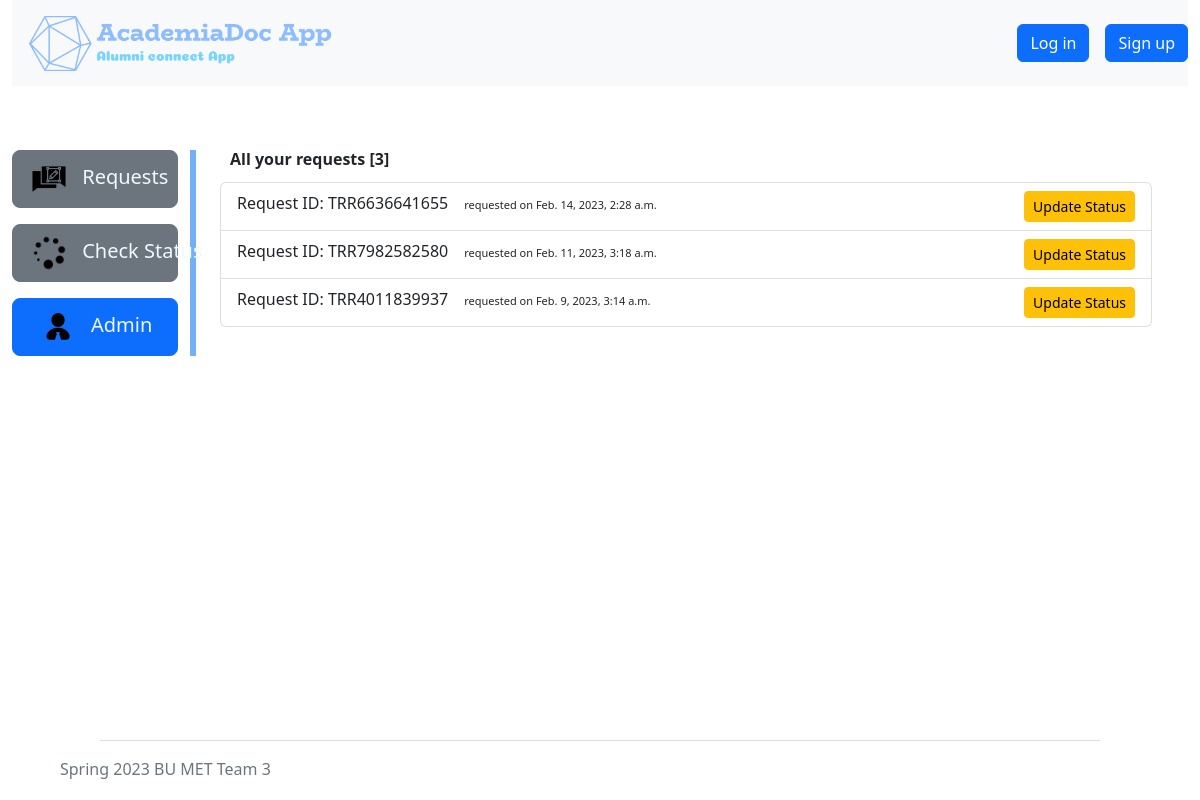
The page /admin-page/ on the database as committed earlier.
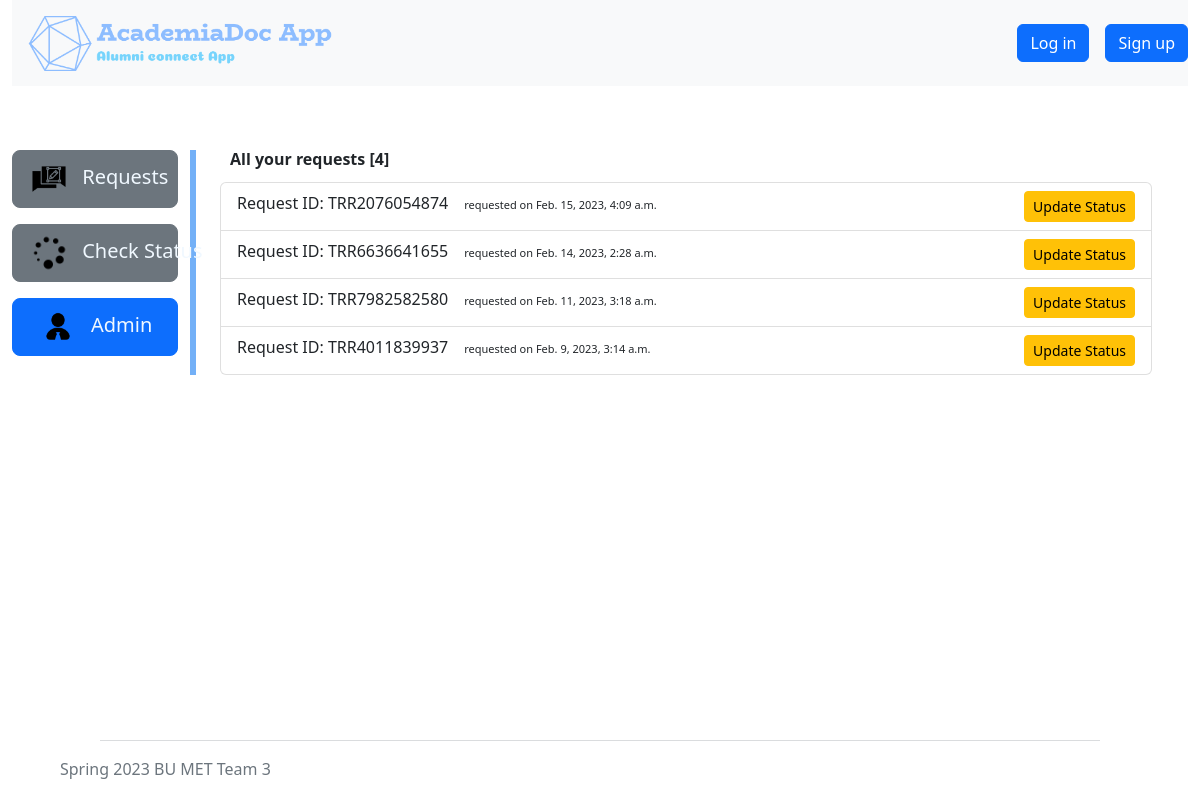
The same page on the database as committed later.
### academiadocapp/models.py (models this page shows, shortened)
class Requests(models.Model):
    def create_new_ref_no():
        not_unique = True
        while not_unique:
            unique_ref = random.randint(1000000000, 9999999999)
            if not Requests.objects.filter(reference=unique_ref):
                not_unique = False
        return str(unique_ref)
    STATUS = [
        ('SU', 'Submitted'),
        ('AP', 'Approved'),
        ('PR', 'Processed'),
        ('CO', 'Completed'),
        ('CL', 'Closed'),
    ]
    PURPOSE = [
        ('PE', 'Personal'),
        ('OF', 'Official'),
    ]
    creator = models.ForeignKey(settings.AUTH_USER_MODEL, on_delete=models.CASCADE)
    reference = models.CharField(max_length=10, blank=True, unique=True, default=create_new_ref_no)
    delivery_email = models.EmailField(max_length=254)
    purpose = models.CharField(max_length=2, choices=PURPOSE, default='OF',)
    agreement = models.BooleanField()
    status = models.CharField(max_length=2, choices=STATUS, default='SU', )
    date = models.DateTimeField(auto_now_add=True)
    approve_date = models.DateTimeField(blank=True, null=True)
    process_date = models.DateTimeField(blank=True, null=True)
    complete_date = models.DateTimeField(blank=True, null=True)
    close_date = models.DateTimeField(blank=True, null=True)
    class Meta:
        ordering = ['-date']

### academiadocapp/views.py (the view)
# urls.py: path('admin-page/', views.admin_page, name='admin-page'),
def admin_page(request):
    user = request.user
    transcript_requests = Requests.objects.all()
    count = Requests.objects.all().count()
    context = {
        'requests' : transcript_requests,
        'count' : count
    }
    return render(request, "academiadocapp/admin.html", context)

### academiadocapp/templates/academiadocapp/admin.html (shortened to what this page needs)
{% extends "base.html" %} {% load static %} {% block content %}
<div class="row" style="margin-top: 4rem">
  <div class="col-2" style="border-right: 6px solid rgb(115, 176, 247)">
    <div class="d-flex flex-column">
      <div>
        <button
          class="btn btn-secondary btn-lg"
          style="width: -webkit-fill-available"
        >
          <div class="d-none d-lg-block">
            <a
              class="text-decoration-none hidden-sm"
              href="{% url 'transcript' %}"
              style="color: aliceblue; white-space: nowrap"
            >
              <img
                class="pe-2"
                src="{% static 'icons/request.png' %}"
                alt="request"
                height="40"
              />
              Requests
            </a>
          </div>
        </button>
      </div>
      <div style="padding-top: 1rem">
        <button
          class="btn btn-secondary btn-lg"
          style="width: -webkit-fill-available"
        >
          <div class="d-none d-lg-block">
            <a
              class="text-decoration-none hidden-sm"
              href="{% url 'status' %}"
              style="color: aliceblue; white-space: nowrap"
            >
              <img
                class="pe-2"
                src="{% static 'icons/status.png' %}"
                alt=""
                height="40"
              />
              Check Status
            </a>
          </div>
        </button>
      </div>
      <div style="padding-top: 1rem">
        <button
          class="btn btn-primary btn-lg"
          style="width: -webkit-fill-available"
        >
          <div class="d-none d-lg-block">
            <a
              class="text-decoration-none hidden-sm"
              href="{% url 'admin-page' %}"
              style="color: aliceblue; white-space: nowrap"
            >
              <img
                class="pe-2"
                src="{% static 'icons/admin.png' %}"
                alt=""
                height="40"
              />
              Admin
            </a>
          </div>
        </button>
      </div>
    </div>
  </div>
  <div class="col-10">
    <div class="container">
    <div class="row">
      <div class="col-md-12">
        <div>
          <div
            class="d-flex flex-row justify-content-between align-items-center order"
          >
              <h6 style="font-weight: bold; padding: 0px 0px 5px 10px;">All your requests [{{ count }}]</h4>
          </div>
          <div class="list-group">
              {% for request in requests %}
            <div  class="list-group-item list-group-item-action d-flex justify-content-between">
               <div> Request ID: TRR{{ request.reference }}<span class="date" style="padding-left: 1rem;">requested on {{ request.date }}</span></div><a href="{% url 'update-status' request.id %}" type="button" class="btn btn-warning btn-sm">Update Status</a>
            </div>
            {% endfor %}
          </div>
        </div>
      </div>
    </div>
  </div></div>
</div>
{% endblock %}

### academiadocapp/templates/base.html (shortened to what this page needs)
{% load static %}
<!DOCTYPE html>
<html lang="en">
  <head>
    <link
      href="https://cdn.jsdelivr.net/npm/bootstrap@5.2.1/dist/css/bootstrap.min.css"
      rel="stylesheet"
    />
    <link href="{% static 'styles.css' %}" rel="stylesheet" />
  </head>
  <body style="min-width: 550px; min-height: 100vh; position: relative">
    <div style="padding-bottom: 60px">
      <div class="container-fluid">
        <div class="row">
          <div class="col">
            <div class="container-fluid">
              <div class="row">
                <nav class="navbar navbar-expand-lg bg-light">
                  <div class="col d-flex justify-content-start ps-3">
                    <a href="/"
                      ><img
                        height="55"
                        src="{% static 'assets/logobackground.png' %}"
                        alt="logo"
                    /></a>
                  </div>
                  {% csrf_token %} {% if user.is_authenticated %}
                  <div
                    class="collapse navbar-collapse"
                    id="navbarSupportedContent"
                    data-toggle="collapse"
                    data-target=".navbar-collapse"
                  >
                    <ul
                      class="navbar-nav mb-2 mb-lg-0"
                      style="margin-left: auto"
                    >
                      <li class="nav-item">
                        <a class="nav-link" href="#">
                          <a class="btn btn-primary mb-3 ms-3"
                            >Hello, {{ user.username}}</a
                          >
                        </a>
                      </li>
                      <li class="nav-item">
                        <a class="nav-link" href="">
                          <a
                            id="logout"
                            class="btn btn-primary mb-3 ms-3"
                            href="{% url 'logout'%}"
                            role="button"
                            >Log Out</a
                          >
                        </a>
                      </li>
                    </ul>
                  </div>
                  {% else %}
                  <div
                    class="collapse navbar-collapse"
                    id="navbarSupportedContent"
                    data-toggle="collapse"
                    data-target=".navbar-collapse"
                  >
                    <ul
                      class="navbar-nav mb-2 mb-lg-0"
                      style="margin-left: auto"
                    >
                      <li class="nav-item">
                        <a class="nav-link" href="#">
                          <a
                            id="login"
                            class="btn btn-primary mb-3 ms-3"
                            href="{% url 'login'%}"
                            role="button"
                            >Log in</a
                          >
                        </a>
                      </li>
                      <li class="nav-item">
                        <a class="nav-link" href="#">
                          <a
                            id="sign-up"
                            class="btn btn-primary mb-3 ms-3"
                            href="{% url 'register'%}"
                            role="button"
                            >Sign up</a
                          >
                        </a>
                      </li>
                    </ul>
                  </div>
                  {% endif %}
                </nav>
              </div>
            </div>
          </div>
        </div>
        <div class="row">{% block content %} {% endblock %}</div>
      </div>
    </div>
    <footer
      class="mt-5"
      style="
        width: 100%;
        height: 60px;
        position: absolute;
        bottom: 0;
        display: flex;
        flex-wrap: wrap;
      "
    >
      <div class="container-fluid text-secondary">
        <div class="row justify-content-center">
          <hr class="col-10" />
        </div>
        <div class="row px-5">
          <div class="col-md-6 col-sm-12 d-flex justify-content-start">
            <p>Spring 2023 BU MET Team 3</p>
          </div>
        </div>
      </div>
    </footer>
  </body>
</html>

### static/styles.css (style rules this page uses)
body { background-color: rgb(255, 255, 255); }
.date { font-size: 11px; }

Rows that differ between the two databases and show on the page:
added Requests: reference "2076054874", date "Feb. 15, 2023, 4:09 a.m."
Other text that changed with them:
{{ count }}: "3" → "4"
